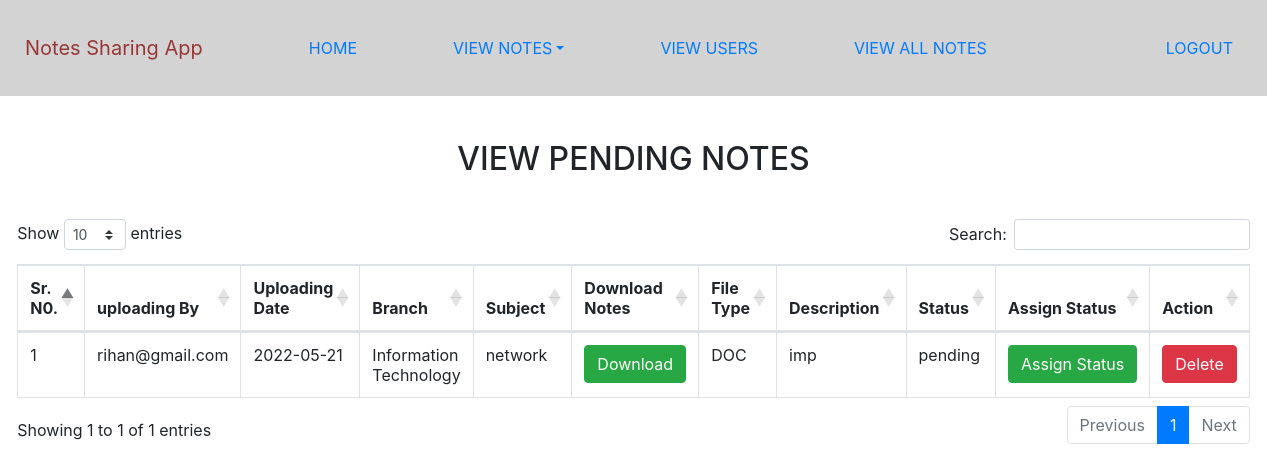
The page /pending_notes (signed in) on the database as committed earlier.
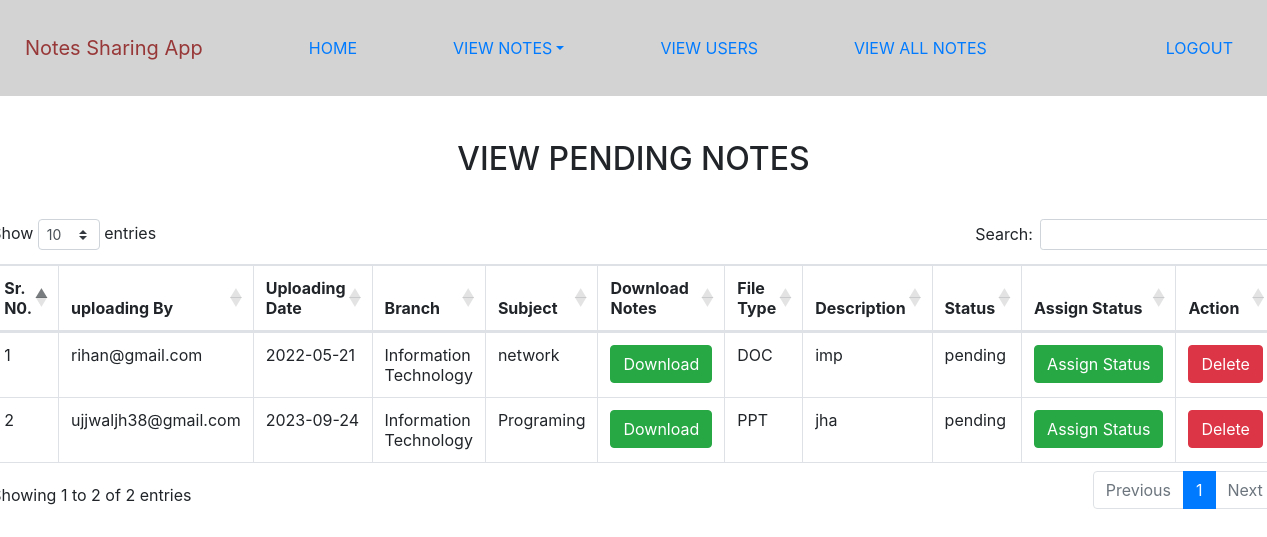
The same page on the database as committed later.
### notes/models.py (models this page shows, shortened)
class Notes(models.Model):
    user = models.ForeignKey(User, on_delete=models.CASCADE)
    uploadingdate = models.CharField(max_length=30)
    branch = models.CharField(max_length=30)
    subject = models.CharField(max_length=30,)
    notesfile = models.FileField(null=True)
    filetype = models.CharField(max_length=30,)
    description = models.CharField(max_length=200, null=True)
    status=models.CharField(max_length=15,)

### notes/views.py (the view)
# urls.py: path('pending_notes',pending_notes,name='pending_notes'),
def pending_notes(request):
    if not request.user.is_authenticated:
        return redirect('login_admin')
    notes = Notes.objects.filter(status = "pending")
    d = {'notes':notes}
    return render(request,'pending_notes.html',d)

### notes/templates/pending_notes.html (shortened to what this page needs)
{% extends 'admin_nav.html' %}
{% load static %}
{% block body %}
<link rel="stylesheet" href="https://cdnjs.cloudflare.com/ajax/libs/twitter-bootstrap/4.5.2/css/bootstrap.css">
<link rel="stylesheet" href="https://cdn.datatables.net/1.10.24/css/dataTables.bootstrap4.min.css">
<div class="container mt-5">
    <h2 class="text-center">VIEW PENDING NOTES</h2>
    <table class="table table-bordered" id="example">
       <thead>
           <tr>
               <th>Sr. N0.</th>
               <th>uploading By</th>
               <th>Uploading Date</th>
               <th>Branch</th>
               <th>Subject</th>
               <th>Download Notes</th>
               <th>File Type</th>
               <th>Description</th>
               <th>Status</th>
               <th>Assign Status</th>
               <th>Action</th>
           </tr>
       </thead>
       <tbody>
           {% for i in notes %}
           <tr>
               <td>{{forloop.counter}}</td>
               <td>{{i.user.username}}</td>
               <td>{{i.uploadingdate}}</td>
               <td>{{i.branch}}</td>
               <td>{{i.subject}}</td>
               <td><a href="{{i.notesfile.url}}" class="btn btn-success" download>Download</a></td>
               <td>{{i.filetype}}</td>
               <td>{{i.description}}</td>
               <td>{{i.status}}</td>
               <td><a href="{% url 'assign_status' i.id %}" class = "btn btn-success">Assign&nbsp;Status</a></td>
               <td><a href="{% url 'delete_notes' i.id %}" class = "btn btn-danger" onclick="return confirm('Are you sure?')">Delete</a></td>
           </tr>
           {% endfor %}
       </tbody>
   </table>
</div>
{% endblock %}

Rows that differ between the two databases and show on the page:
added Notes: user.username "ujjwaljh38@gmail.com", uploadingdate "2023-09-24", branch "Information Technology", subject "Programing", filetype "PPT", description "jha", status "pending"
Other text that changed with them:
text written by a page script: "Show entries Search: Showing 1 to 1 of 1 entries Previous 1 Next" → "Show entries Search: Showing 1 to 2 of 2 entries Previous 1 Next"
